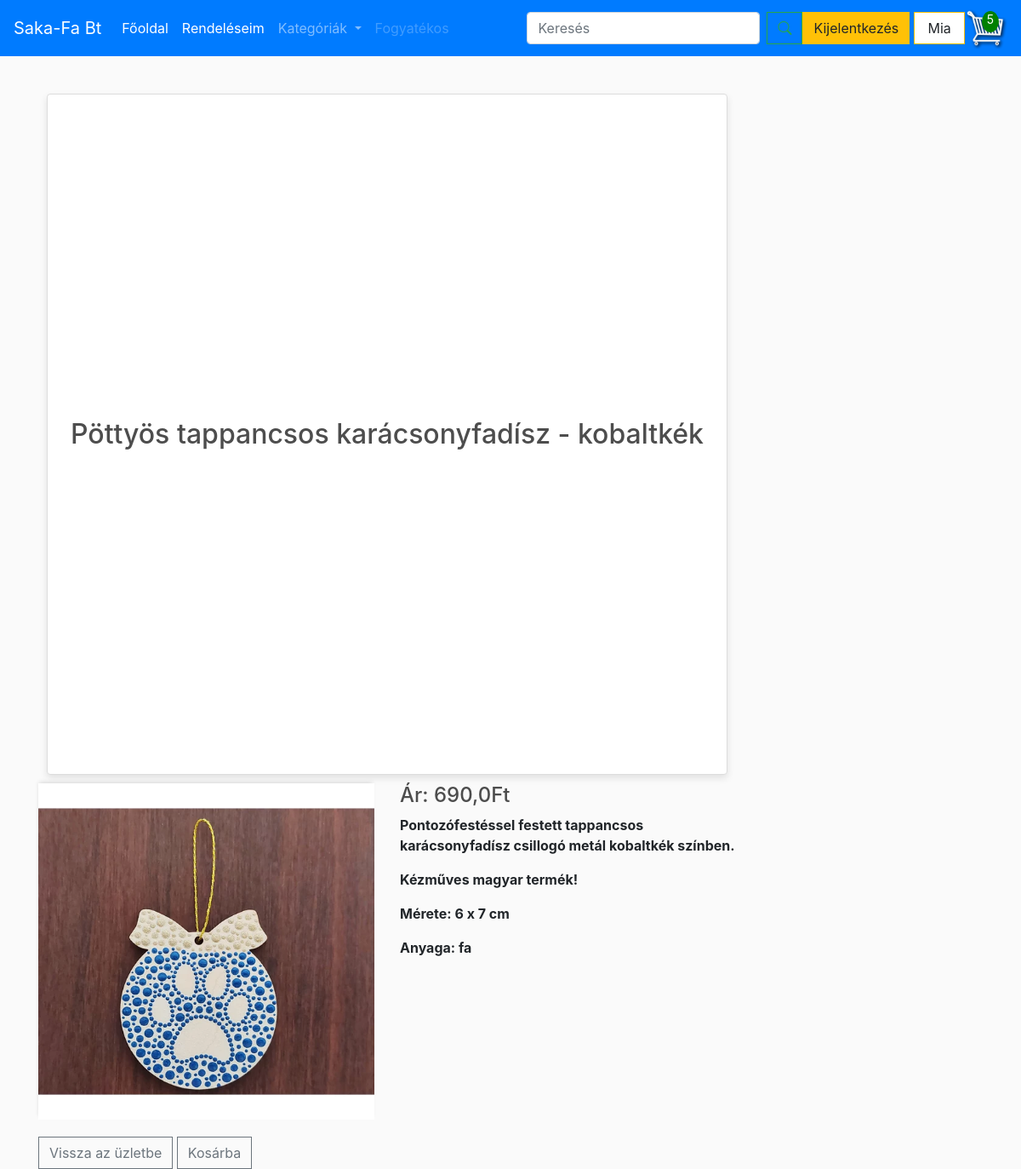
Page /product/3/ (signed in) on the earlier database version.
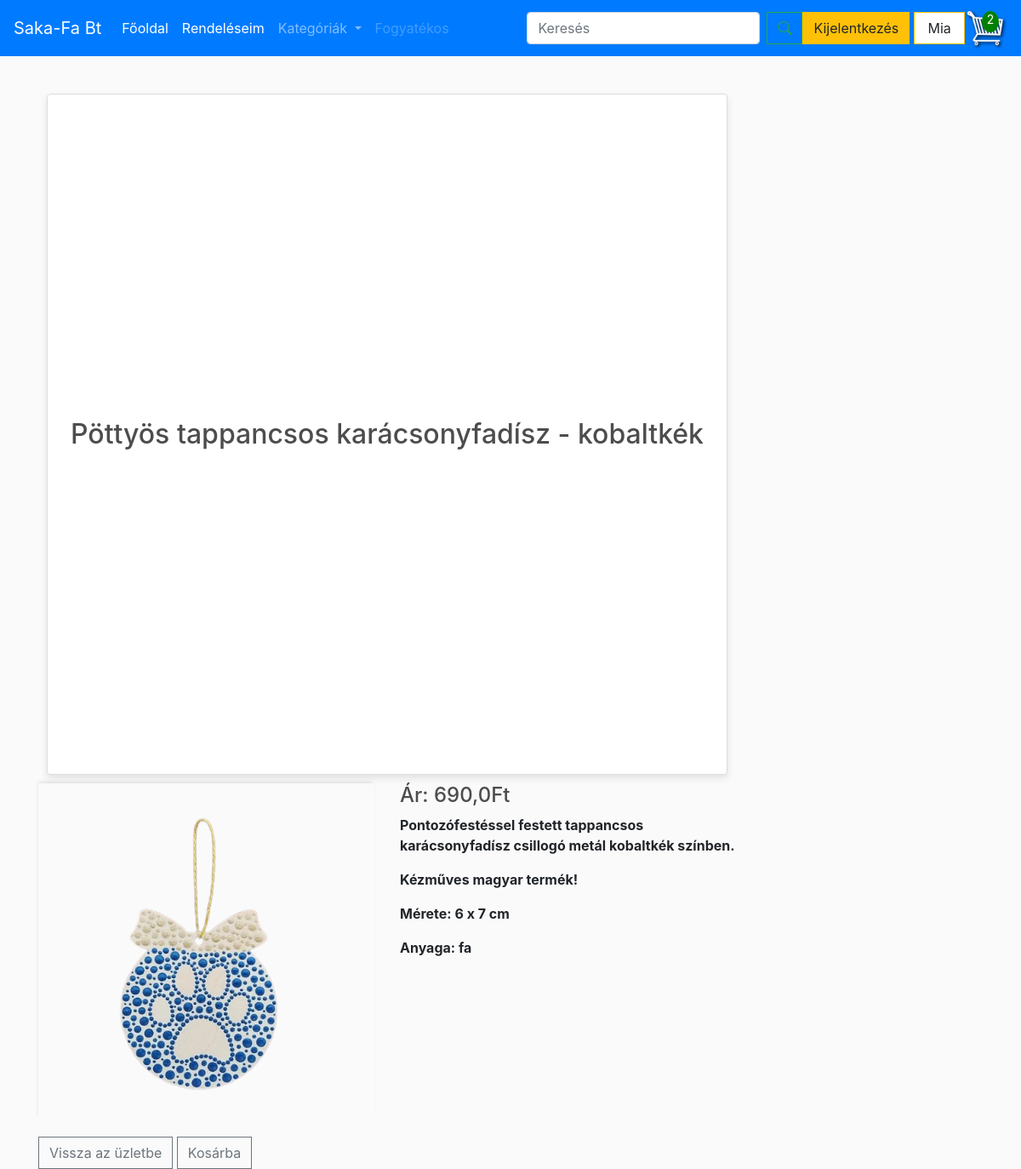
Same page on the later database version.
### store/models.py (models this page shows, shortened)
class Product(models.Model):
    CATEGORY_CHOICES = [
        ('option1', 'FÁBÓL KÉSZÜLT'),
        ('option2', 'KÖTÖTT-HORGOLT'),
        ('option3', 'PÖTTYÖSCICA'),
        ('option4', 'TEXTIL'),
    ]
    name = models.CharField(max_length=200)
    price = models.FloatField()
    image = models.ImageField(null=True, blank=True)
    description = models.TextField(blank=True)  # Új mező a leíráshoz
    category = models.CharField(max_length=10, choices=CATEGORY_CHOICES, default='option1')  # Legördülő menü mező
    class Meta:
        verbose_name = "Termék"
        verbose_name_plural = "Termékek"
    @property
    def imageURL(self):
        try:
            url = self.image.url
        except:
            url = ''
        return url

### store/views.py (the view)
# urls.py: path('product/<int:product_id>/', views.product_detail, name='product_detail'),
def product_detail(request, product_id):
    product = get_object_or_404(Product, id=product_id)
    cart_data = cartData(request)  # Kosár adatok lekérdezése
    cartItems = cart_data['cartItems']  # Kosár tételek száma
    items = cart_data['items']  # Kosár tételek
    show_cart = request.user.is_authenticated
    context = {
        'product': product,
        'items': items,
        'cartItems': cartItems,
        'show_cart': show_cart
    }
    return render(request, 'store/product_detail.html', context)

### store/models.py (called while the page is built)
    @property
    def get_cart_items(self):
        orderitems = self.orderitem_set.all()
        total = sum([item.quantity for item in orderitems])
        return total

### store/templatetags/markdown_extras.py (called while the page is built)
@register.filter()
@stringfilter
def markdown(value):
    return md.markdown(value, extensions=['markdown.extensions.fenced_code'])

### store/views.py (called while the page is built)
def cartData(request):
    if request.user.is_authenticated:
        customer = request.user.customer
        orders = Order.objects.filter(customer=customer, complete=False)
        if orders.exists():
            order = orders.first()
            items = order.orderitem_set.all()
            cartItems = order.get_cart_items
        else:
            items = []
            cartItems = 0
            order = {'get_cart_total': 0, 'get_cart_items': 0}  # Üres kosár
    else:
        items = []
        cartItems = 0
        order = {'get_cart_total': 0, 'get_cart_items': 0}  # Üres kosár
    return {'cartItems': cartItems, 'order': order, 'items': items}

### store/templates/store/product_detail.html
{% extends "store/main.html" %}
{% load static %}
{% load markdown_extras %}
{% block content %}
<div class="row">
    <div class="col-12 col-md-6 col-lg-4">
        <div class="product-detail">
            <h1>{{ product.name }}</h1>
            <div class="row">
                <div class="col-md-6">
                    <img src="{{ product.imageURL }}" alt="{{ product.name }}" class="thumbnail">
                </div>
                <div class="col-md-6">
                    <h4>Ár: {{ product.price }}Ft</h4>
                    <div>
                        <strong>{{ product.description|markdown|safe }}</strong>
                    </div>
                </div>
            </div>
            <div style="margin-top: 20px;">
                <a href="{% url 'store' %}" class="btn btn-outline-secondary">Vissza az üzletbe</a>
                <button data-product="{{product.id}}" data-action="add" class="btn btn-outline-secondary add-btn update-cart">Kosárba</button>
            </div>
        </div>
    </div>
</div>
{% endblock content %}

### store/templates/store/main.html (shortened to what this page needs)
<!DOCTYPE html>
{% load static %}
<html lang="hu">
<head>
    <link href="https://cdnjs.cloudflare.com/ajax/libs/bootstrap-icons/1.10.0/font/bootstrap-icons.min.css" rel="stylesheet">
    <link rel="stylesheet" href="https://cdnjs.cloudflare.com/ajax/libs/font-awesome/6.0.0-beta3/css/all.min.css">
    <link rel="stylesheet" href="https://stackpath.bootstrapcdn.com/bootstrap/4.4.1/css/bootstrap.min.css">
    <link rel="stylesheet" type="text/css" href="{% static 'css/main.css' %}">
</head>
<body>
<nav class="navbar navbar-expand-lg navbar-dark bg-primary">
    <a class="navbar-brand" href="#">Saka-Fa Bt</a>
    <div class="collapse navbar-collapse" id="navbarSupportedContent">
        <ul class="navbar-nav mr-auto">
            <li class="nav-item active">
                <a class="nav-link" href="{% url 'store' %}">Főoldal </a>
            </li>
            <li class="nav-item active">
                <a class="nav-link" href="{% url 'order_list' %}">Rendeléseim</a>
            </li>
            <li class="nav-item dropdown">
                <a class="nav-link dropdown-toggle" href="#" id="navbarDropdown" role="button" data-toggle="dropdown" aria-haspopup="true" aria-expanded="false">
                  Kategóriák
                </a>
              </li>
            <li class="nav-item">
                <a class="nav-link disabled" href="#">Fogyatékos</a>
            </li>
        </ul>
        <form class="d-flex align-items-center my-2 my-lg-0" method="GET" action="{% url 'search' %}">
            <input class="form-control mr-2" type="search" name="q" placeholder="Keresés" aria-label="Search">
            <button class="btn btn-outline-success" type="submit"><i class="bi bi-search" ></i></button>
        </form>
        <div class="form-inline my-2 my-lg-0">
            <div class="user-status" style="display: flex; align-items: center;">
                {% if user.is_authenticated %}
                    <form id="logout-form" method="POST" action="{% url 'logout' %}">
                        <button class="btn btn-warning">Kijelentkezés</button>
                    </form>
                    <p class="user">{{ user.username }}</p>
                {% else %}
                    <a href="{% url 'login' %}" class="btn btn-warning">Bejelentkezés</a>
                {% endif %}
            </div>
            {% if user.is_authenticated %}
            <div class="cart-container">
                <a href="{% url 'cart' %}" id="cart-icon-link">
                    <span id="cart-total">{{ cartItems }}</span>
                </a>
            </div>
            {% endif %}
        </div>
    </div>
</nav>
<div class="container">
    <br>
    {% block content %}
    {% endblock content %}
</div>
</body>
</html>

Differences in the rows shown:
changed Product "Pöttyös tappancsos karácsonyfadísz - kobaltkék": imageURL: a different picture
Other differences:
{{ cartItems }}: "5" → "2"
